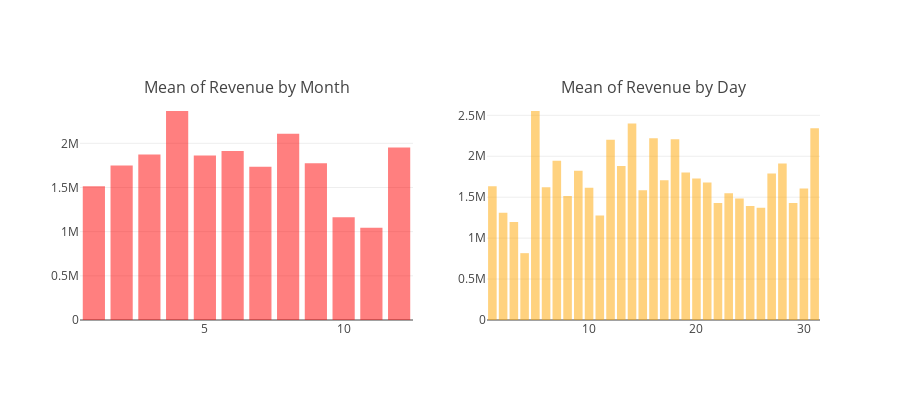
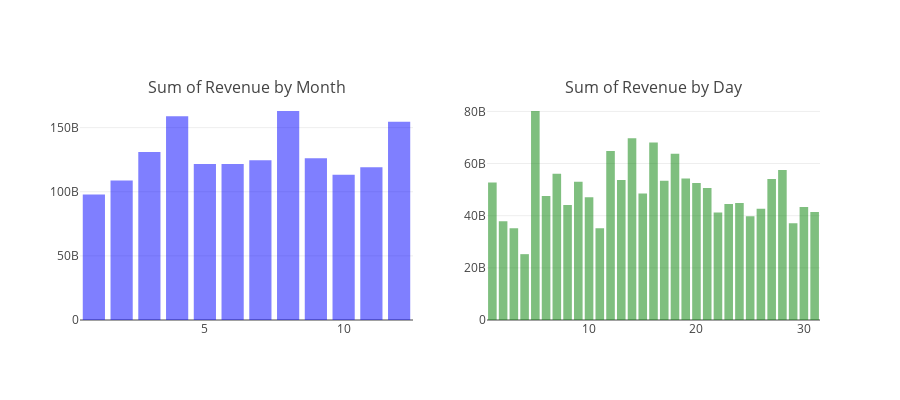

Notebook code cell kept with these figures, in order:
### Markdown cell above
#### The above graphs show that the number of visits was highest in November followed by October.  February had the least number of visits in train dataset.  The number of visits seem to be less related to the day of the month. However, it shows a little decrease during the last days of month. Next we will explore whether this pattern exists for the revenue generating visits.

### Code cell
tmp1 = train_df.groupby('month').agg({"totals_transactionRevenue" : "mean"}).reset_index()
tmp2 = train_df.groupby('day').agg({"totals_transactionRevenue" : "mean"}).reset_index()

fig = tools.make_subplots(rows=1, cols=2, subplot_titles=["Mean of Revenue by Month", "Mean of Revenue by Day"], print_grid=False)
tr1 = go.Bar(x = tmp1.month, marker=dict(color="red", opacity=0.5), y = tmp1.totals_transactionRevenue)
tr2 = go.Bar(x = tmp2.day, marker=dict(color="orange", opacity=0.5), y = tmp2.totals_transactionRevenue)

fig.append_trace(tr1, 1, 1)
fig.append_trace(tr2, 1, 2)
fig['layout'].update(height=400, showlegend=False)
iplot(fig)

tmp3 = train_df.groupby('month').agg({"totals_transactionRevenue" : "sum"}).reset_index()
tmp4 = train_df.groupby('day').agg({"totals_transactionRevenue" : "sum"}).reset_index()

fig = tools.make_subplots(rows=1, cols=2, subplot_titles=["Sum of Revenue by Month", "Sum of Revenue by Day"], print_grid=False)
tr3 = go.Bar(x = tmp3.month, marker=dict(color="blue", opacity=0.5), y = tmp3.totals_transactionRevenue)
tr4 = go.Bar(x = tmp4.day, marker=dict(color="green", opacity=0.5), y = tmp4.totals_transactionRevenue)

fig.append_trace(tr3, 1, 1)
fig.append_trace(tr4, 1, 2)
fig['layout'].update(height=400, showlegend=False)
iplot(fig)

### Figure 1 — Plotly figure (JSON) as saved in the notebook; plotly's stock layout.template omitted (floating-point values rounded to 4 significant figures)
{"data": [{"marker": {"color": "red", "opacity": 0.5}, "type": "bar", "uid": "444670f6-c671-11e8-aa1a-0242ac130002", "x": [1, 2, 3, 4, 5, 6, 7, 8, 9, 10, 11, 12], "xaxis": "x", "y": [1513000.0, 1749000.0, 1873000.0, 2366000.0, 1862000.0, 1912000.0, 1734000.0, 2108000.0, 1774000.0, 1162000.0, 1044000.0, 1953000.0], "yaxis": "y"}, {"marker": {"color": "orange", "opacity": 0.5}, "type": "bar", "uid": "4446df78-c671-11e8-aa1a-0242ac130002", "x": [1, 2, 3, 4, 5, 6, 7, 8, 9, 10, 11, 12, 13, 14, 15, 16, 17, 18, 19, 20, 21, 22, 23, 24, 25, 26, 27, 28, 29, 30, 31], "xaxis": "x2", "y": [1632000.0, 1309000.0, 1198000.0, 816300.0, 2552000.0, 1620000.0, 1945000.0, 1514000.0, 1824000.0, 1615000.0, 1276000.0, 2200000.0, 1882000.0, 2399000.0, 1584000.0, 2218000.0, 1707000.0, 2207000.0, 1801000.0, 1728000.0, 1680000.0, 1430000.0, 1549000.0, 1483000.0, 1393000.0, 1372000.0, 1789000.0, 1910000.0, 1430000.0, 1607000.0, 2343000.0], "yaxis": "y2"}], "layout": {"annotations": [{"font": {"size": 16}, "showarrow": false, "text": "Mean of Revenue by Month", "x": 0.225, "xanchor": "center", "xref": "paper", "y": 1, "yanchor": "bottom", "yref": "paper"}, {"font": {"size": 16}, "showarrow": false, "text": "Mean of Revenue by Day", "x": 0.775, "xanchor": "center", "xref": "paper", "y": 1, "yanchor": "bottom", "yref": "paper"}], "height": 400, "showlegend": false, "xaxis": {"anchor": "y", "domain": [0, 0.45]}, "xaxis2": {"anchor": "y2", "domain": [0.55, 1]}, "yaxis": {"anchor": "x", "domain": [0, 1]}, "yaxis2": {"anchor": "x2", "domain": [0, 1]}}}

### Figure 2 — Plotly figure (JSON) as saved in the notebook; plotly's stock layout.template omitted (floating-point values rounded to 4 significant figures)
{"data": [{"marker": {"color": "blue", "opacity": 0.5}, "type": "bar", "uid": "4480909c-c671-11e8-aa1a-0242ac130002", "x": [1, 2, 3, 4, 5, 6, 7, 8, 9, 10, 11, 12], "xaxis": "x", "y": [97877790000, 108756520000, 130964270000, 158788800000, 121711480000, 121569490000, 124499280000, 162971500000, 126031240000, 113329070000, 119013870000, 154557930000], "yaxis": "y"}, {"marker": {"color": "green", "opacity": 0.5}, "type": "bar", "uid": "4481068a-c671-11e8-aa1a-0242ac130002", "x": [1, 2, 3, 4, 5, 6, 7, 8, 9, 10, 11, 12, 13, 14, 15, 16, 17, 18, 19, 20, 21, 22, 23, 24, 25, 26, 27, 28, 29, 30, 31], "xaxis": "x2", "y": [52716530000, 37905200000, 35174580000, 25254650000, 80154830000, 47575870000, 56116200000, 44084840000, 52984780000, 47099670000, 35169580000, 64844560000, 53656980000, 69708810000, 48509820000, 68033690000, 53372210000, 63797430000, 54276540000, 52529580000, 50611780000, 41242200000, 44490040000, 44849540000, 39778310000, 42671970000, 54118750000, 57519950000, 37115990000, 43312840000, 41393520000], "yaxis": "y2"}], "layout": {"annotations": [{"font": {"size": 16}, "showarrow": false, "text": "Sum of Revenue by Month", "x": 0.225, "xanchor": "center", "xref": "paper", "y": 1, "yanchor": "bottom", "yref": "paper"}, {"font": {"size": 16}, "showarrow": false, "text": "Sum of Revenue by Day", "x": 0.775, "xanchor": "center", "xref": "paper", "y": 1, "yanchor": "bottom", "yref": "paper"}], "height": 400, "showlegend": false, "xaxis": {"anchor": "y", "domain": [0, 0.45]}, "xaxis2": {"anchor": "y2", "domain": [0.55, 1]}, "yaxis": {"anchor": "x", "domain": [0, 1]}, "yaxis2": {"anchor": "x2", "domain": [0, 1]}}}
